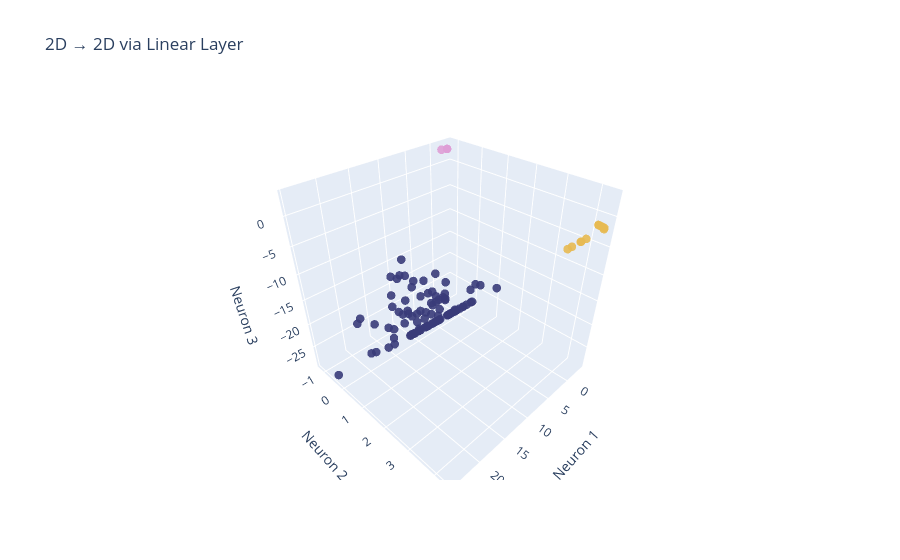

The code cell stored with this chart in its notebook:
### Code cell
plot_3d_output(Z3, y, "2D → 2D via Linear Layer")

### Figure 1 — Plotly figure (JSON) as saved in the notebook; plotly's stock layout.template omitted (floating-point values rounded to 4 significant figures; data arrays with more than 128 entries replaced by an {"elided": "..."} marker saying what was removed)
{"data": [{"marker": {"color": {"elided": "300 int values"}, "colorscale": [[0, "rgb(57, 59, 121)"], [0.5, "rgb(231, 186, 82)"], [1, "rgb(222, 158, 214)"]], "opacity": 0.9, "size": 5, "symbol": "circle"}, "mode": "markers", "type": "scatter3d", "x": {"elided": "300 float values"}, "y": {"elided": "300 float values"}, "z": {"elided": "300 float values"}}], "layout": {"scene": {"xaxis": {"title": {"text": "Neuron 1"}}, "yaxis": {"title": {"text": "Neuron 2"}}, "zaxis": {"title": {"text": "Neuron 3"}}}, "title": {"text": "2D → 2D via Linear Layer"}}}
